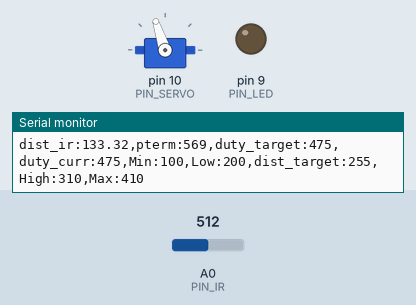
A sketch run on a simulated Arduino Uno, built with avr-gcc and run on an emulated ATmega328P. On the bench: servo, output pins drawn as LEDs (lit = HIGH), the last lines printed to the serial monitor. The inputs (shaded band) are chosen by the test bench; at power-on: A0 (PIN_IR) = 512.

Above: at 1.2 s.
1.3 s: A0 (PIN_IR) set to 245
At 1.9 s:
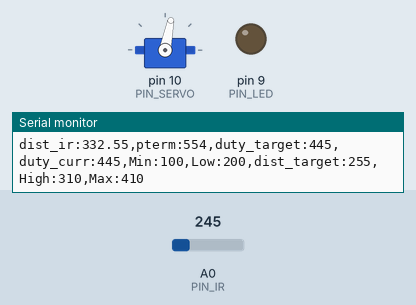
3.0 s: A0 (PIN_IR) set to 619
At 4.5 s:
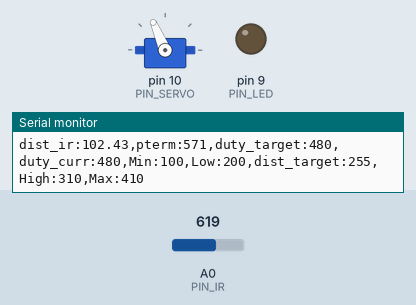
4.8 s: A0 (PIN_IR) set to 645
At 5.3 s:
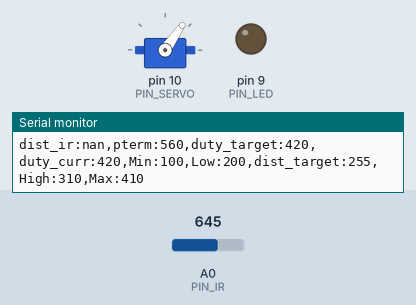
6.3 s: A0 (PIN_IR) set to 122
At 7.7 s:
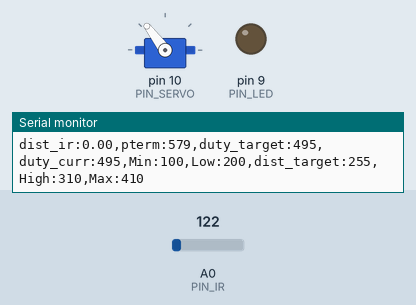
Timing chart, 0 to 8.8 s (numbered marks = the images above; inputs shaded):
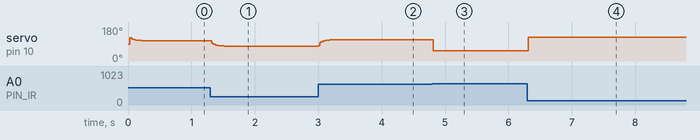

Measured:
- the behaviour switches between 629 and 630 on A0 (PIN_IR) (found by bisection; images 2 and 3)
- after the input at 1.3 s, servo on pin 10 (PIN_SERVO): 108° → 80° at once, → 79° 0.22 s later
- after the input at 3.0 s, servo on pin 10 (PIN_SERVO): 79° → 112° at once, → 113° 0.32 s later
- after the input at 4.8 s, servo on pin 10 (PIN_SERVO): 113° → 55° at once
- after the input at 6.3 s, servo on pin 10 (PIN_SERVO): 55° → 127° at once

The sketch:

22_pid_template.ino
```cpp
#include <Servo.h>

// Arduino pin assignment
#define PIN_IR A0
#define PIN_LED 9
#define PIN_SERVO 10

// configurable parameters
int a = 69; // unit: mm
int b = 298; // unit: mm

#define _DIST_MIN 100 // minimum distance to be measured (unit: mm)
#define _DIST_MAX 450 // maximum distance to be measured (unit: mm)
#define _DIST_TARGET 255 //target distance to be meaured (unit: mm)

#define _DUTY_MIN 1106 // servo full clockwise position (0 degree)
#define _DUTY_NEU 1476 // servo neutral position (90 degree)
#define _DUTY_MAX 2106 // servo full counterclockwise position (180 degree)

// Distance sensor
#define _DIST_ALPHA 0.3 // ema필터의 alpha 값을 설정

// Servo speed control
#define _SERVO_ANGLE 30
#define _SERVO_SPEED 80

// Event periods
#define _INTERVAL_DIST 20  // 거리측정주기 (ms)
#define _INTERVAL_SERVO 20 // 서보제어주기 (ms)
#define _INTERVAL_SERIAL 100 // Serial제어주기 (ms)

// PID parameters
#define _KP 1.5 // 비례이득

// Distance sensor
float dist_target; // location to send the ball
float dist_min, dist_max, dist_raw, dist_ema;

// Servo instance
Servo myservo;

unsigned long last_sampling_time_dist, last_sampling_time_servo, last_sampling_time_serial; // unit: ms
bool event_dist, event_servo, event_serial;

// Servo speed control
int duty_chg_per_interval;
int duty_target, duty_curr;

// PID variables
float error_curr, error_prev, control, pterm, dterm, iterm;

void setup() {
// initialize GPIO pins
  myservo.attach(PIN_SERVO);
  myservo.writeMicroseconds(_DUTY_NEU);
  pinMode(PIN_LED,OUTPUT);

// initialize global variables
  dist_min = _DIST_MIN;
  dist_max = _DIST_MAX; // raw distance output from USS (unit: mm)
  dist_target = _DIST_TARGET;
  duty_curr = 1476;

// initialize serial port
  Serial.begin(57600);

// convert angle speed into duty change per interval
  duty_chg_per_interval = (float)(_DUTY_MAX - _DUTY_MIN) * _SERVO_SPEED / 180 * _INTERVAL_SERVO / 1000.0;

// initialize event variables
  last_sampling_time_dist = last_sampling_time_servo = last_sampling_time_serial = 0;
  event_dist = event_servo = event_serial = false;

}

void loop() {
  unsigned long time_curr = millis();
  if(time_curr >= last_sampling_time_dist + _INTERVAL_DIST) {
        //last_sampling_time_dist += _INTERVAL_DIST;
        event_dist = true;
  }
  if(time_curr >= last_sampling_time_servo + _INTERVAL_SERVO) {
        //last_sampling_time_servo += _INTERVAL_SERVO;
        event_servo = true;
  }
  if(time_curr >= last_sampling_time_serial + _INTERVAL_SERIAL) {
        //last_sampling_time_serial += _INTERVAL_SERIAL;
        event_serial = true;
  }
  if(event_dist) {
    event_dist = false;
  // get a distance reading from the distance sensor
    dist_raw = ir_distance_filtered();

  // PID control logic
    error_curr = dist_target - dist_raw; // 현재 읽어들인 데이터와 기준 값의 차이
    pterm = _KP * error_curr; // p게인 값인 kp와 error 값의 곱
    control = pterm;

  // duty_target = f(duty_neutral, control)
    duty_target = _DUTY_NEU + control;

  // keep duty_target value within the range of [_DUTY_MIN, _DUTY_MAX]
    if (duty_target < _DUTY_MIN) {
      duty_target = _DUTY_MIN;  // duty_target < _DUTY_MIN 일 때 duty_target 를 _DUTY_MIN 로 고정
    }
    else if (duty_target > _DUTY_MAX) {
       duty_target = _DUTY_MAX; // duty_target > _DUTY_MAX 일 때 duty_target 를 _DUTY_MAX 로 고정
    }
    last_sampling_time_dist += _INTERVAL_DIST;
  }

  if(event_servo) {
    event_servo = false;
    // adjust duty_curr toward duty_target by duty_chg_per_interval
    if(duty_target > duty_curr) {
      duty_curr += duty_chg_per_interval;
      if(duty_curr > duty_target) duty_curr = duty_target;
    }
    else {
      duty_curr -= duty_chg_per_interval;
      if(duty_curr < duty_target) duty_curr = duty_target;
    }
    // update servo position
    myservo.writeMicroseconds(duty_curr);   //[3166]위에서 바뀐 현재위치 값을 갱신
  }

   if(event_serial) {
    event_serial = false;
    Serial.print("dist_ir:");
    Serial.print(dist_raw);
    Serial.print(",pterm:");
    Serial.print(map(pterm,-1000,1000,510,610));
    Serial.print(",duty_target:");
    Serial.print(map(duty_target,1000,2000,410,510));
    Serial.print(",duty_curr:");
    Serial.print(map(duty_curr,1000,2000,410,510));
    Serial.println(",Min:100,Low:200,dist_target:255,High:310,Max:410");

    // update last Serial sampling time
    last_sampling_time_serial += _INTERVAL_SERIAL;
  }
}

float ir_distance(void){ // return value unit: mm
  float val;
  float volt = float(analogRead(PIN_IR));
  val = ((6762.0/(volt-9.0))-4.0) * 10.0;  // 변환 식 보정 필요
  float dist_cali = 100 + 300.0 / (b - a) * (val - a);
  return dist_cali;
}

float ir_distance_filtered(void){ // return value unit: mm
  static float val = dist_target;
  static float dist_ema  = 0;
  float raw = ir_distance();
  if (raw >= _DIST_MIN && raw <= _DIST_MAX){
    val = raw;
    dist_ema =  _DIST_ALPHA * raw + (1.0 - _DIST_ALPHA) * dist_ema;
    return dist_ema;
  }
}
```
